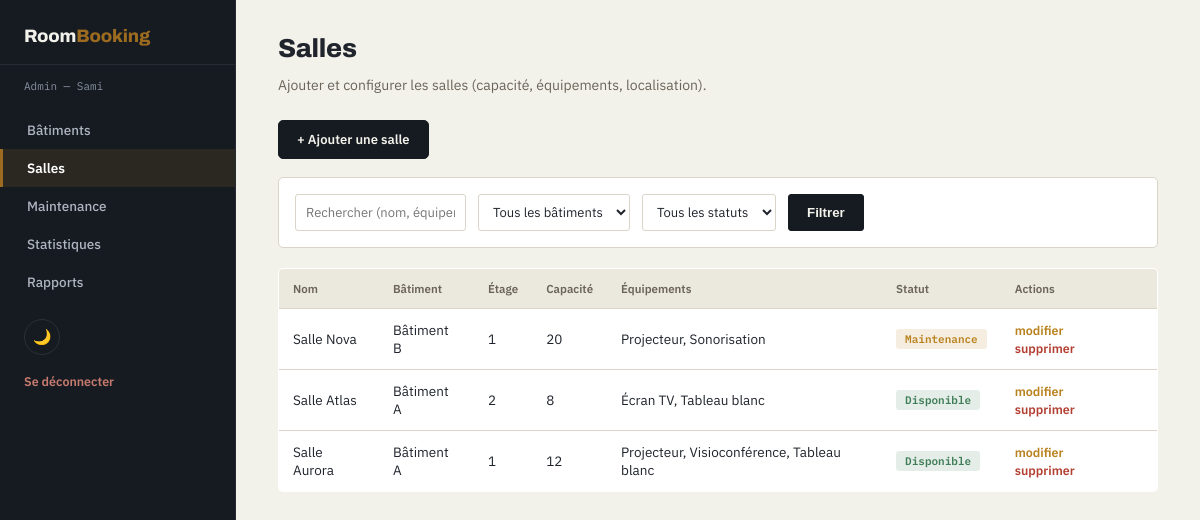
/View/Back/salles.php (signed in), run on the app's committed database.
### tables this page shows
CREATE TABLE salle (
    id INT AUTO_INCREMENT PRIMARY KEY,
    batiment_id INT NOT NULL,
    etage INT NOT NULL,
    nom VARCHAR(100) NOT NULL,
    capacite INT NOT NULL,
    equipements VARCHAR(255) DEFAULT '',
    statut ENUM('Disponible','Maintenance','Indisponible') NOT NULL DEFAULT 'Disponible',
    FOREIGN KEY (batiment_id) REFERENCES batiment(id) ON DELETE CASCADE
);

CREATE TABLE batiment (
    id INT AUTO_INCREMENT PRIMARY KEY,
    nom VARCHAR(100) NOT NULL,
    adresse VARCHAR(150) NOT NULL,
    nombre_etages INT NOT NULL,
    latitude DECIMAL(10,7) NOT NULL,
    longitude DECIMAL(10,7) NOT NULL
);

### Controller/SalleController.php (called while the page is built, shortened)
<?php
class SalleController
{
    public function filterSallesAdmin($motCle = null, $batimentId = null, $statut = null)
    {
        $pdo = config::getConnexion();
        $sql = "SELECT s.*, b.nom AS batiment_nom, b.adresse AS batiment_adresse, b.latitude AS batiment_lat, b.longitude AS batiment_lng
                FROM salle s JOIN batiment b ON s.batiment_id = b.id
                WHERE 1=1";
        $params = [];
        $sql .= " ORDER BY s.id DESC";
        $stmt = $pdo->prepare($sql);
        $stmt->execute($params);
        return $stmt->fetchAll();
    }
}

### View/Back/salles.php (the view, shortened to what this page needs)
<?php
require_once __DIR__ . '/../../Controller/SalleController.php';
$controller = new SalleController();
$recherche = $_GET['recherche'] ?? '';
$batimentId = $_GET['batimentId'] ?? '';
$statut = $_GET['statut'] ?? '';
$salles = $controller->filterSallesAdmin($recherche ?: null, $batimentId ?: null, $statut ?: null);
$active = 'salles';
function statutBadge($statut) {
    $map = ['Disponible' => 'badge-success', 'Maintenance' => 'badge-warning', 'Indisponible' => 'badge-danger'];
    $cls = $map[$statut] ?? 'badge-info';
    return "<span class='badge $cls'>" . htmlspecialchars($statut) . "</span>";
}
?>
<!DOCTYPE html>
<html lang="fr">
<head>
<link rel="stylesheet" href="assets/css/admin.css">
</head>
<body>
<?php include 'sidebar.php'; ?>
<div class="content">
    <h1>Salles</h1>
    <p class="subtitle">Ajouter et configurer les salles (capacité, équipements, localisation).</p>
    <a href="addSalle.php" class="btn-add">+ Ajouter une salle</a>
    <form class="filter-bar" method="GET" action="salles.php">
        <input type="text" name="recherche" placeholder="Rechercher (nom, équipement)..." value="<?= htmlspecialchars($recherche) ?>">
        <select name="batimentId">
            <option value="">Tous les bâtiments</option>
        </select>
        <select name="statut">
            <option value="">Tous les statuts</option>
        </select>
        <button type="submit">Filtrer</button>
    </form>
    <table class="admin-table">
        <tr><th>Nom</th><th>Bâtiment</th><th>Étage</th><th>Capacité</th><th>Équipements</th><th>Statut</th><th>Actions</th></tr>
        <?php foreach ($salles as $s): ?>
        <tr>
            <td><?= htmlspecialchars($s['nom']) ?></td>
            <td><?= htmlspecialchars($s['batiment_nom']) ?></td>
            <td><?= (int)$s['etage'] ?></td>
            <td><?= (int)$s['capacite'] ?></td>
            <td><?= htmlspecialchars($s['equipements']) ?></td>
            <td><?= statutBadge($s['statut']) ?></td>
            <td class="actions">
                <a href="updateSalle.php?id=<?= $s['id'] ?>" class="update">modifier</a>
                <a href="salles.php?delete=<?= $s['id'] ?>" class="delete" onclick="return confirm('Supprimer cette salle ?');">supprimer</a>
            </td>
        </tr>
        <?php endforeach; ?>
    </table>
</div>
</body>
</html>

### View/Back/sidebar.php (shortened to what this page needs)
<?php
$active = $active ?? '';
$role = $_SESSION['role'];
?>
<div class="sidebar">
    <div class="brand">Room<span>Booking</span></div>
    <div class="role-tag"><?= htmlspecialchars($role) ?> — <?= htmlspecialchars($_SESSION['prenom'] ?? '') ?></div>
    <nav>
        <?php if ($role === 'Admin'): ?>
            <a href="batiments.php" class="<?= $active === 'batiments' ? 'active' : '' ?>">Bâtiments</a>
            <a href="salles.php" class="<?= $active === 'salles' ? 'active' : '' ?>">Salles</a>
            <a href="maintenance.php" class="<?= $active === 'maintenance' ? 'active' : '' ?>">Maintenance</a>
            <a href="statistiques.php" class="<?= $active === 'statistiques' ? 'active' : '' ?>">Statistiques</a>
            <a href="rapports.php" class="<?= $active === 'rapports' ? 'active' : '' ?>">Rapports</a>
        <?php endif; ?>
    </nav>
    <button id="themeToggle" class="theme-toggle" type="button" title="Changer de thème">🌙</button>
    <a href="../Auth/logout.php" class="logout">Se déconnecter</a>
</div>

### View/Back/assets/css/admin.css (style rules this page uses)
:root { --ink:#161B22; --paper:#F2F1EA; --panel:#FFFFFF; --line:#DAD5C8; --text:#20242C; --text-dim:#6B6459; --brass:#9C6B1F; --brass-dark:#7C5518; --slate:#3E4C63; --forest:#3F7D58; --brick:#B33F32; --amber:#B9821E; --table-header-bg:#EBE8DE; --input-bg:#FFFFFF; --circle-track:#E4E0D3; --radius:5px; --radius-sm:3px; color-scheme: light; }
* { box-sizing:border-box; }
body { margin:0; background:var(--paper); color:var(--text); transition:background .2s, color .2s; font-family:'IBM Plex Sans', Arial, sans-serif; display:flex; min-height:100vh; }
a { color:var(--brass); text-decoration:none; }
h1,h2,h3 { font-family:'Archivo', sans-serif; font-weight:800; letter-spacing:-.01em; }
.sidebar { width:236px; background:var(--ink); padding:26px 0; flex-shrink:0; border-right:1px solid #262b33; }
.sidebar .brand { font-family:'Archivo', sans-serif; font-size:18px; font-weight:800; color:#F2F1EA; padding:0 24px 18px; border-bottom:1px solid #262b33; margin-bottom:14px; letter-spacing:-.01em; }
.sidebar .brand span { color:var(--brass); }
.sidebar .role-tag { font-family:'IBM Plex Mono', monospace; font-size:11px; color:#8891A0; padding:0 24px 18px; }
.sidebar nav a { display:block; padding:10px 24px; color:#AEB4C0; font-weight:500; font-size:13.5px; border-left:3px solid transparent; }
.sidebar nav a.active { color:#fff; border-left-color:var(--brass); background:rgba(156,107,31,.16); font-weight:600; }
.sidebar .logout { display:block; margin:18px 24px 0; color:#C77B6E; font-size:12.5px; font-weight:600; }
.sidebar .theme-toggle { margin:18px 24px 0; background:transparent; border:1px solid #2C3138; color:#AEB4C0; border-radius:20px; width:36px; height:36px; font-size:15px; cursor:pointer; display:inline-flex; align-items:center; justify-content:center; }
.content { flex:1; padding:34px 42px; }
.content h1 { margin:0 0 4px; font-size:26px; }
.content .subtitle { color:var(--text-dim); margin-bottom:26px; font-size:14px; }
table.admin-table { width:100%; border-collapse:collapse; background:var(--panel); border:1px solid var(--line); border-radius:var(--radius); overflow:hidden; }
table.admin-table th, table.admin-table td { padding:12px 14px; border-bottom:1px solid var(--line); text-align:left; font-size:13.5px; }
table.admin-table th { background:var(--table-header-bg); color:var(--text-dim); font-size:11.5px; font-weight:600; }
.badge { display:inline-block; font-family:'IBM Plex Mono', monospace; font-size:11px; padding:3px 9px; border-radius:var(--radius-sm); font-weight:600; }
.badge-success { background:rgba(63,125,88,.14); color:var(--forest); }
.badge-warning { background:rgba(185,130,30,.14); color:var(--amber); }
.actions a { margin-right:10px; font-size:12.5px; font-weight:600; }
.actions a.delete { color:var(--brick); }
.actions a.update { color:var(--amber); }
.btn-add { display:inline-block; margin-bottom:18px; background:var(--ink); color:#F2F1EA; padding:10px 18px; border-radius:var(--radius); font-weight:600; font-size:13px; border:1px solid var(--ink); }
.filter-bar { display:flex; flex-wrap:wrap; gap:12px; background:var(--panel); border:1px solid var(--line); border-radius:var(--radius); padding:16px; margin-bottom:20px; }
.filter-bar input, .filter-bar select { padding:8px 10px; border:1px solid var(--line); border-radius:var(--radius-sm); font-size:13px; background:var(--input-bg); color:var(--text); font-family:'IBM Plex Sans', sans-serif; }
.filter-bar button { padding:8px 18px; background:var(--ink); color:#F2F1EA; border:1px solid var(--ink); border-radius:var(--radius-sm); font-weight:600; cursor:pointer; }

### data on the page
salle: nom "Salle Nova", batiment.nom "Bâtiment B", etage "1", capacite "20", equipements "Projecteur, Sonorisation", statut "Maintenance"
salle: nom "Salle Atlas", batiment.nom "Bâtiment A", etage "2", capacite "8", equipements "Écran TV, Tableau blanc", statut "Disponible"
salle: nom "Salle Aurora", batiment.nom "Bâtiment A", etage "1", capacite "12", equipements "Projecteur, Visioconférence, Tableau blanc", statut "Disponible"

### other printed values
$role "Admin"
$_SESSION['prenom'] "Sami"
